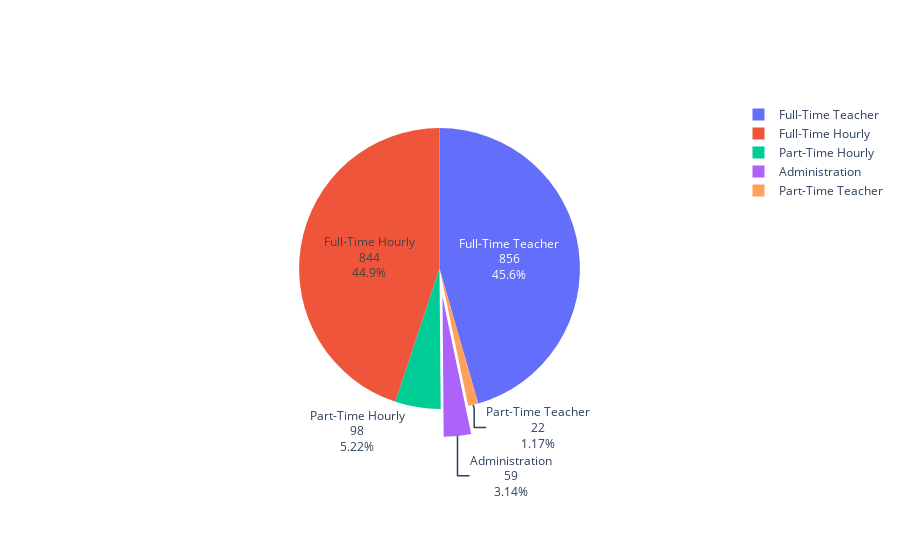

Notebook source saved alongside this figure:
### Code cell
import plotly.graph_objects as go
colors = ['gold', 'mediumturquoise', 'darkorange', 'lightgreen', 'blue']

labels = ['Full-Time Hourly','Part-Time Hourly','Full-Time Teacher','Part-Time Teacher', 'Administration']
values = [844, 98, 856,22 ,59]


fig = go.Figure(data=[go.Pie(labels=labels, values=values, textinfo='label+percent+value', pull = [0, 0, 0, 0, .2])])
fig.show()

### Figure 1 — Plotly figure (JSON) as saved in the notebook; plotly's stock layout.template omitted (floating-point values rounded to 4 significant figures)
{"data": [{"labels": ["Full-Time Hourly", "Part-Time Hourly", "Full-Time Teacher", "Part-Time Teacher", "Administration"], "pull": [0, 0, 0, 0, 0.2], "textinfo": "label+percent+value", "type": "pie", "values": [844, 98, 856, 22, 59]}], "layout": {}}
